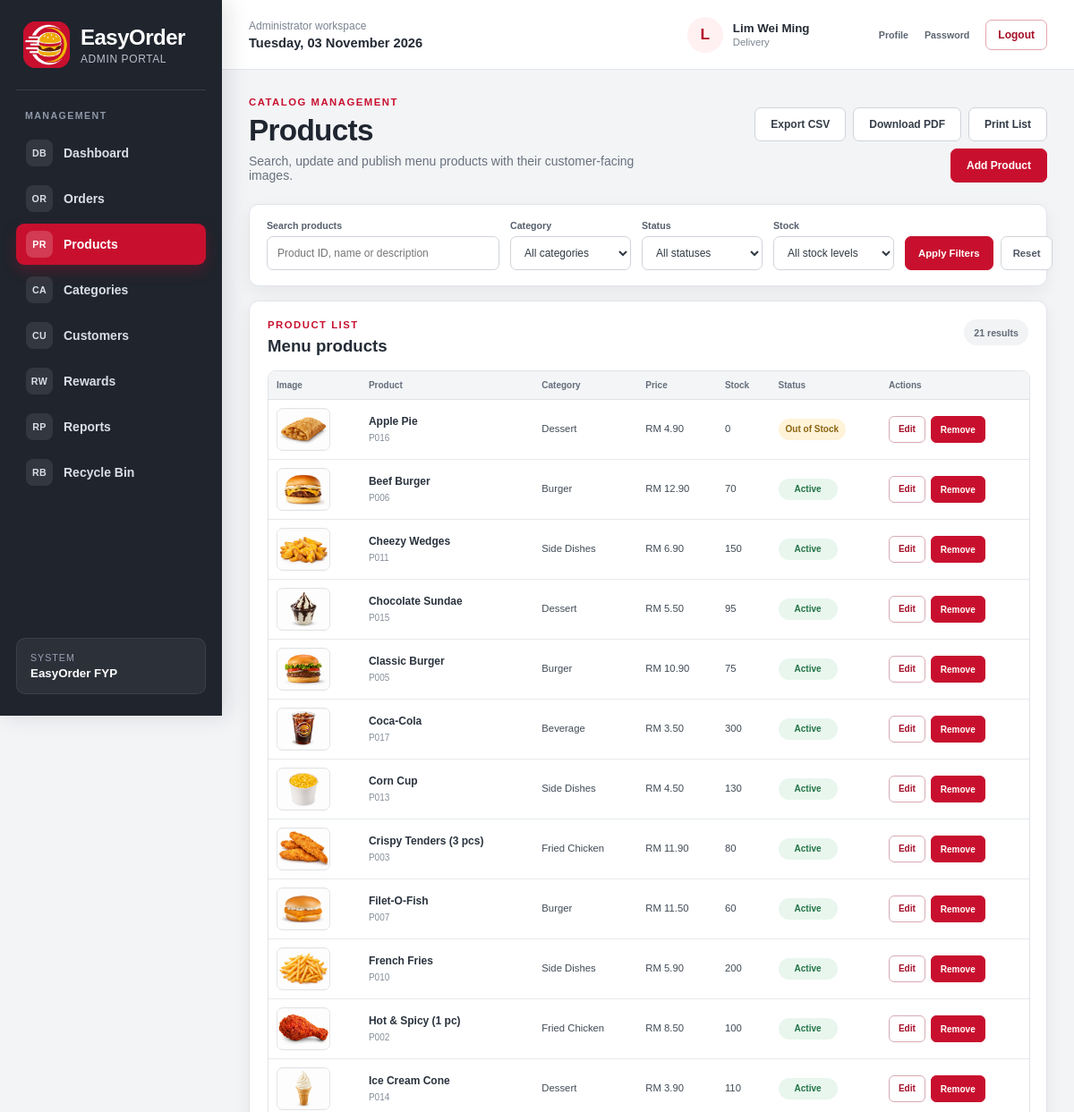
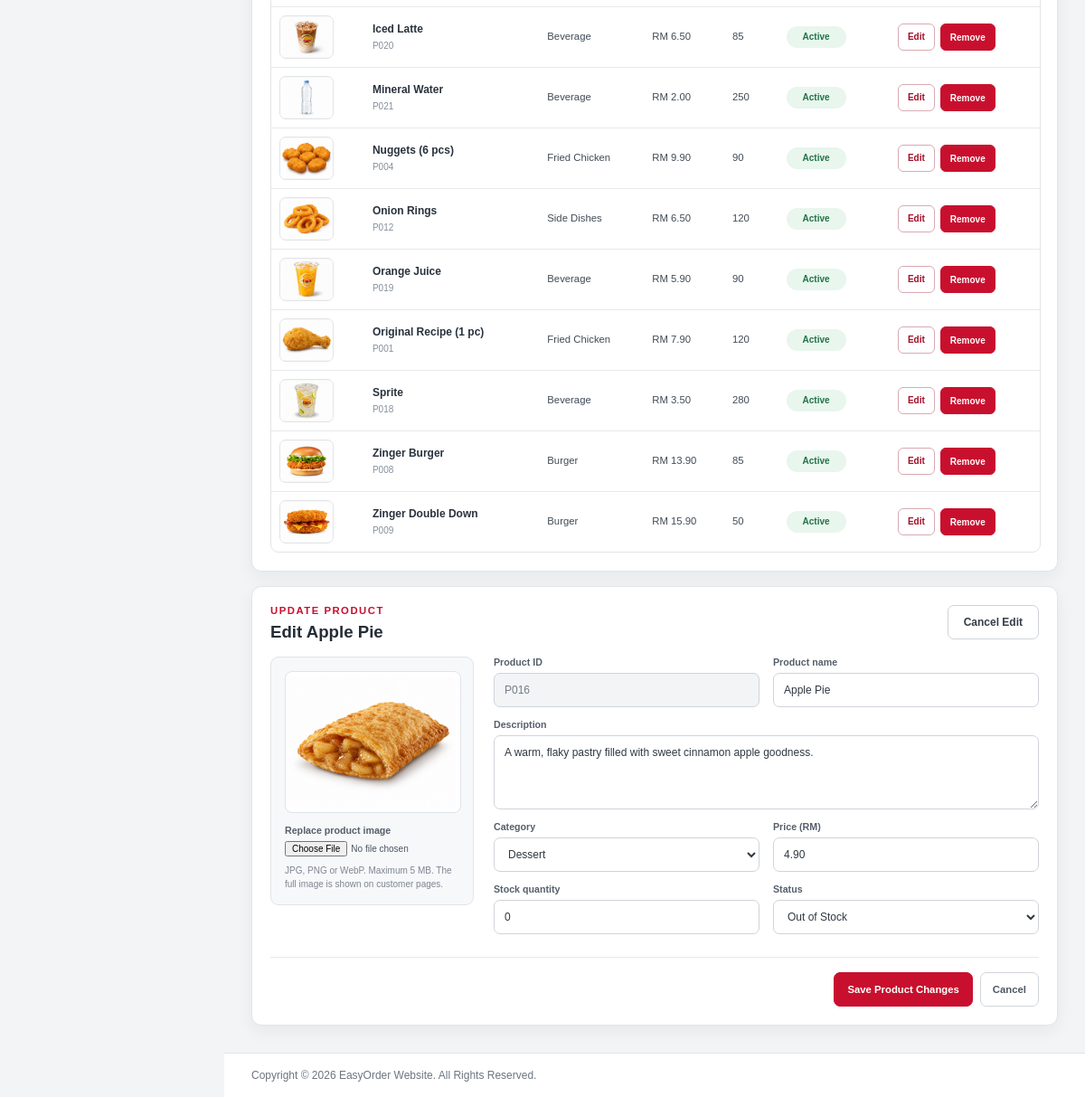
Screenshot of /admin_product.php?edit=P016 (signed in) with the database file from the repository (2 pictures, top to bottom).
### tables this page shows
CREATE TABLE `staff` (
  `staff_id` char(5) NOT NULL,
  `staff_name` varchar(100) NOT NULL,
  `staff_role` varchar(20) NOT NULL,
  `staff_email` varchar(100) NOT NULL,
  `staff_phone` varchar(15) NOT NULL,
  `staff_password` varchar(50) NOT NULL,
  `staff_isDelete` int(1) NOT NULL DEFAULT 0
);

CREATE TABLE `product` (
  `product_id` char(5) NOT NULL,
  `product_name` varchar(100) NOT NULL,
  `product_desc` varchar(255) NOT NULL DEFAULT '',
  `product_image` varchar(255) NOT NULL DEFAULT 'image/logo.jpg',
  `product_category` varchar(50) NOT NULL,
  `product_price` decimal(5,2) NOT NULL,
  `product_stock` int(4) NOT NULL,
  `product_status` varchar(20) NOT NULL
);

CREATE TABLE `category` (
  `category_id` char(5) NOT NULL,
  `category_name` varchar(50) NOT NULL,
  `category_image` varchar(255) NOT NULL DEFAULT '',
  `category_status` varchar(10) NOT NULL
);

### product_catalog_helpers.php (called while the page is built, shortened)
<?php
function catalog_product_image($stored_path)
{
	$path = catalog_local_image_path($stored_path);
	if($path!==null)
	{
		return "image/".rawurlencode(substr($path,6));
	}
	return "image/logo.jpg";
}
function catalog_valid_image_filename($name)
{
	return is_string($name) && $name!=="" && strlen($name)<=249 && preg_match('//u',$name)===1
		&& preg_match('/[\x00-\x1F\x7F\\\\\/:*?"<>|]/u',$name)!==1
		&& rtrim($name," .")===$name
		&& preg_match('/^(?:CON|PRN|AUX|NUL|COM[0-9]|LPT[0-9])(?:\.|$)/i',ltrim($name))!==1
		&& preg_match('/\.(?:php[0-9]*|phtml|pht|phar|cgi|pl|py|asp|aspx|shtml|sh|bat|cmd|exe|com|dll)(?:\.|$)/i',$name)!==1
		&& preg_match('/\.(?:jpe?g|png|webp)$/iD',$name)===1;
}
function catalog_local_image_path($stored_path)
{
	$path = str_replace("\\","/",(string)$stored_path);
	return substr($path,0,6)==="image/" && catalog_valid_image_filename(substr($path,6)) ? $path : null;
}

### admin_product.php (the view, shortened to what this page needs)
<?php
include("dataconnection.php");
require_once("admin_shell.php");
require_once("product_catalog_helpers.php");
function admin_product_html($value)
{
	return htmlspecialchars((string)$value,ENT_QUOTES,"UTF-8");
}
$categories = array();
$category_result = mysqli_query($connect,"SELECT category_id,category_name FROM category ORDER BY category_name");
if($category_result)
{
	while($category_row = mysqli_fetch_assoc($category_result))
	{
		$categories[] = $category_row;
	}
}
$search = trim((string)($_GET["search"] ?? ""));
$category_filter = trim((string)($_GET["category"] ?? ""));
$status_filter = trim((string)($_GET["status"] ?? ""));
$stock_filter = trim((string)($_GET["stock"] ?? ""));
$like_search = "%".$search."%";
$product_stmt = mysqli_prepare($connect,
	"SELECT product_id,product_name,product_desc,product_image,product_category,product_price,product_stock,product_status
	 FROM product
	 WHERE (?='' OR product_id LIKE ? OR product_name LIKE ? OR product_desc LIKE ?)
	 AND (?='' OR product_category=?)
	 AND (?='' OR product_status=?)
	 AND (?='' OR (?='in_stock' AND product_stock>0) OR (?='out_of_stock' AND product_stock<=0))
	 ORDER BY product_name");
$products = array();
if($product_stmt)
{
	mysqli_stmt_bind_param($product_stmt,"sssssssssss",$search,$like_search,$like_search,$like_search,$category_filter,$category_filter,$status_filter,$status_filter,$stock_filter,$stock_filter,$stock_filter);
	mysqli_stmt_execute($product_stmt);
	$product_result = mysqli_stmt_get_result($product_stmt);
	while($product_row = mysqli_fetch_assoc($product_result))
	{
		$products[] = $product_row;
	}
}
$editing_product = null;
$edit_id = strtoupper(trim((string)($_GET["edit"] ?? "")));
if($edit_id!=="")
{
	$edit_stmt = mysqli_prepare($connect,"SELECT product_id,product_name,product_desc,product_image,product_category,product_price,product_stock,product_status FROM product WHERE product_id=? LIMIT 1");
	if($edit_stmt)
	{
		mysqli_stmt_bind_param($edit_stmt,"s",$edit_id);
		mysqli_stmt_execute($edit_stmt);
		$edit_result = mysqli_stmt_get_result($edit_stmt);
		$editing_product = mysqli_fetch_assoc($edit_result) ?: null;
	}
}
$product_export_params = array("type"=>"products");
$product_export_url = "admin_export.php?".http_build_query($product_export_params);
$product_pdf_params = $product_export_params;
$product_pdf_params["format"] = "pdf";
$product_pdf_url = "admin_export.php?".http_build_query($product_pdf_params);
?>
<!DOCTYPE html>
<html lang="en">
<head>
	<link rel="stylesheet" href="public.css">
	<link rel="stylesheet" href="admin.css">
</head>
<body class="admin-body">
<?php easyorder_admin_shell_start("admin_product.php"); ?>
	<section class="admin-page-heading">
		<div>
			<p class="admin-eyebrow">CATALOG MANAGEMENT</p>
			<h1>Products</h1>
			<p>Search, update and publish menu products with their customer-facing images.</p>
		</div>
		<div class="admin-output-actions">
			<a class="admin-secondary-link" href="<?php echo admin_product_html($product_export_url); ?>">Export CSV</a>
			<a class="admin-secondary-link" href="<?php echo admin_product_html($product_pdf_url); ?>">Download PDF</a>
			<button type="button" class="admin-secondary-button" onclick="window.print()">Print List</button>
			<a class="admin-primary-link" href="#product-editor">Add Product</a>
		</div>
	</section>
	<section class="admin-catalog-filter-panel">
		<form class="admin-catalog-filter-form" method="get" action="admin_product.php">
			<label class="admin-catalog-search">
				<span>Search products</span>
				<input type="search" name="search" value="<?php echo admin_product_html($search); ?>" placeholder="Product ID, name or description">
			</label>
			<label>
				<span>Category</span>
				<select name="category">
					<option value="">All categories</option>
				</select>
			</label>
			<label>
				<span>Status</span>
				<select name="status">
					<option value="">All statuses</option>
				</select>
			</label>
			<label>
				<span>Stock</span>
				<select name="stock">
					<option value="">All stock levels</option>
				</select>
			</label>
			<div class="admin-catalog-filter-actions">
				<button type="submit">Apply Filters</button>
				<a href="admin_product.php">Reset</a>
			</div>
		</form>
	</section>
	<section class="admin-catalog-results">
		<header class="admin-section-heading">
			<div>
				<p class="admin-eyebrow">PRODUCT LIST</p>
				<h2>Menu products</h2>
			</div>
			<span class="admin-catalog-result-meta"><?php echo count($products); ?> result<?php echo count($products)===1 ? "" : "s"; ?></span>
		</header>
		<div class="admin-catalog-table-wrap">
			<table class="admin-catalog-table">
				<thead>
					<tr><th>Image</th><th>Product</th><th>Category</th><th>Price</th><th>Stock</th><th>Status</th><th class="admin-print-hide">Actions</th></tr>
				</thead>
				<tbody>
				<?php if(!$products): ?>
					<tr><td class="admin-catalog-empty" colspan="7">No products match the selected filters.</td></tr>
				<?php else: ?>
					<?php foreach($products as $product): ?>
						<tr>
							<td><img class="admin-product-thumbnail" src="<?php echo admin_product_html(catalog_product_image($product["product_image"])); ?>" alt=""></td>
							<td><strong><?php echo admin_product_html($product["product_name"]); ?></strong><small><?php echo admin_product_html($product["product_id"]); ?></small></td>
							<td><?php echo admin_product_html($product["product_category"]); ?></td>
							<td>RM <?php echo number_format((float)$product["product_price"],2); ?></td>
							<td><?php echo (int)$product["product_stock"]; ?></td>
							<td><span class="admin-status-badge <?php echo $product["product_status"]==="Active" && (int)$product["product_stock"]>0 ? "status-success" : ($product["product_status"]==="Out of Stock" || (int)$product["product_stock"]<=0 ? "status-warning" : "status-danger"); ?>"><?php echo admin_product_html($product["product_status"]); ?></span></td>
							<td class="admin-print-hide">
								<div class="admin-catalog-row-actions">
									<a href="admin_product.php?edit=<?php echo rawurlencode($product["product_id"]); ?>#product-editor">Edit</a>
									<form method="post" action="admin_product.php" onsubmit="return confirm('Permanently delete this product and its linked rewards? This cannot be undone.');">
										<button type="submit">Remove</button>
									</form>
								</div>
							</td>
						</tr>
					<?php endforeach; ?>
				<?php endif; ?>
				</tbody>
			</table>
		</div>
	</section>
	<section id="product-editor" class="admin-catalog-editor">
		<header class="admin-section-heading">
			<div>
				<p class="admin-eyebrow"><?php echo $editing_product ? "UPDATE PRODUCT" : "NEW PRODUCT"; ?></p>
				<h2><?php echo $editing_product ? "Edit ".admin_product_html($editing_product["product_name"]) : "Add a menu product"; ?></h2>
			</div>
			<?php if($editing_product): ?><a class="admin-secondary-link" href="admin_product.php#product-editor">Cancel Edit</a><?php endif; ?>
		</header>
		<form class="admin-catalog-editor-form" name="productfrm" method="post" action="admin_product.php" enctype="multipart/form-data" data-product-form>
			<div class="admin-product-image-editor">
				<img class="admin-product-preview" data-image-preview src="<?php echo admin_product_html($editing_product ? catalog_product_image($editing_product["product_image"]) : catalog_image_placeholder()); ?>" alt="Product image preview">
				<label>
					<span><?php echo $editing_product ? "Replace product image" : "Product image"; ?></span>
					<input type="file" name="product_image" accept="image/jpeg,image/png,image/webp"<?php echo $editing_product ? "" : " required"; ?> data-image-input>
				</label>
				<p>JPG, PNG or WebP. Maximum 5 MB. The full image is shown on customer pages.</p>
			</div>
			<div class="admin-catalog-fields">
				<label class="admin-form-field">
					<span>Product ID</span>
					<input type="text" name="product_id" maxlength="5" pattern="[A-Za-z0-9]{1,5}" value="<?php echo admin_product_html($editing_product["product_id"] ?? ""); ?>"<?php echo $editing_product ? " readonly" : ""; ?> required>
				</label>
				<label class="admin-form-field">
					<span>Product name</span>
					<input type="text" name="product_name" maxlength="100" value="<?php echo admin_product_html($editing_product["product_name"] ?? ""); ?>" required>
				</label>
				<label class="admin-form-field admin-field-wide">
					<span>Description</span>
					<textarea name="product_desc" maxlength="255" rows="3" required><?php echo admin_product_html($editing_product["product_desc"] ?? ""); ?></textarea>
				</label>
				<label class="admin-form-field">
					<span>Category</span>
					<select name="product_category" required>
						<?php foreach($categories as $category): ?>
							<option value="<?php echo admin_product_html($category["category_name"]); ?>"<?php echo ($editing_product["product_category"] ?? "")===$category["category_name"] ? " selected" : ""; ?>><?php echo admin_product_html($category["category_name"]); ?></option>
						<?php endforeach; ?>
					</select>
				</label>
				<label class="admin-form-field">
					<span>Price (RM)</span>
					<input type="number" name="product_price" min="0.01" max="999.99" step="0.01" value="<?php echo admin_product_html($editing_product["product_price"] ?? ""); ?>" required>
				</label>
				<label class="admin-form-field">
					<span>Stock quantity</span>
					<input type="number" name="product_stock" min="0" max="9999" step="1" value="<?php echo admin_product_html($editing_product["product_stock"] ?? "0"); ?>" required>
				</label>
				<label class="admin-form-field">
					<span>Status</span>
					<select name="product_status" required>
						<?php $selected_status = $editing_product["product_status"] ?? "Active"; ?>
						<option value="Out of Stock"<?php echo $selected_status==="Out of Stock" ? " selected" : ""; ?>>Out of Stock</option>
					</select>
				</label>
			</div>
			<div class="admin-catalog-form-actions">
				<button type="submit"><?php echo $editing_product ? "Save Product Changes" : "Add Product"; ?></button>
				<?php if($editing_product): ?><a href="admin_product.php#product-editor">Cancel</a><?php endif; ?>
			</div>
		</form>
	</section>
<?php easyorder_admin_shell_end(); ?>
</body>
</html>

### admin_shell.php (shortened to what this page needs)
<?php
if(!function_exists("easyorder_admin_shell_start"))
{
	function easyorder_admin_shell_start($active_page="")
	{
		global $connect;
		$admin_name = $_SESSION["admin_name"] ?? "Administrator";
		$admin_role = $_SESSION["admin_role"] ?? "Staff";
		if($connect && isset($_SESSION["admin_id"]))
		{
			$identity_stmt = mysqli_prepare($connect,"SELECT staff_name,staff_role FROM staff WHERE staff_id=? AND staff_isDelete=0 LIMIT 1");
			if($identity_stmt)
			{
				mysqli_stmt_bind_param($identity_stmt,"s",$_SESSION["admin_id"]);
				if(mysqli_stmt_execute($identity_stmt))
				{
					$identity_result = mysqli_stmt_get_result($identity_stmt);
					if($identity_row = mysqli_fetch_assoc($identity_result))
					{
						$admin_name = $identity_row["staff_name"];
						$admin_role = $identity_row["staff_role"];
					}
				}
			}
		}
		$navigation = array(
			array("page"=>"admin_dashboard.php","label"=>"Dashboard","icon"=>"DB"),
			array("page"=>"admin_order.php","label"=>"Orders","icon"=>"OR"),
			array("page"=>"admin_product.php","label"=>"Products","icon"=>"PR"),
			array("page"=>"admin_category.php","label"=>"Categories","icon"=>"CA"),
			array("page"=>"admin_customer.php","label"=>"Customers","icon"=>"CU"),
			array("page"=>"admin_reward.php","label"=>"Rewards","icon"=>"RW"),
			array("page"=>"admin_report.php","label"=>"Reports","icon"=>"RP"),
			array("page"=>"admin_restore.php","label"=>"Recycle Bin","icon"=>"RB")
		);
		$display_admin_role = $admin_role==="Manager" ? "Super Admin" : $admin_role;
		?>
		<div class="admin-app-shell">
			<aside class="admin-sidebar" aria-label="Administrator navigation">
				<a class="admin-brand" href="admin_dashboard.php" aria-label="EasyOrder administrator dashboard">
					<img src="image/logo.jpg" width="52" height="52" alt="EasyOrder logo">
					<span><strong>EasyOrder</strong><small>Admin Portal</small></span>
				</a>
				<nav class="admin-navigation">
					<p class="admin-navigation-label">MANAGEMENT</p>
					<?php foreach($navigation as $item): ?>
						<?php $is_active = $active_page===$item["page"]; ?>
						<a href="<?php echo htmlspecialchars($item["page"],ENT_QUOTES,"UTF-8"); ?>" class="<?php echo $is_active ? "active" : ""; ?>"<?php echo $is_active ? ' aria-current="page"' : ""; ?>>
							<span class="admin-nav-icon" aria-hidden="true"><?php echo htmlspecialchars($item["icon"],ENT_QUOTES,"UTF-8"); ?></span>
							<?php echo htmlspecialchars($item["label"],ENT_QUOTES,"UTF-8"); ?>
						</a>
					<?php endforeach; ?>
				</nav>
				<div class="admin-sidebar-note">
					<span>System</span>
					<strong>EasyOrder FYP</strong>
				</div>
			</aside>
			<div class="admin-workspace">
				<header class="admin-topbar">
					<div class="admin-topbar-context">
						<span>Administrator workspace</span>
						<strong><?php echo date("l, d F Y"); ?></strong>
					</div>
					<div class="admin-account-summary">
						<span class="admin-avatar" aria-hidden="true"><?php echo htmlspecialchars(strtoupper(substr($admin_name,0,1)),ENT_QUOTES,"UTF-8"); ?></span>
						<a class="admin-account-copy" href="admin_profile.php" aria-label="Open administrator profile">
							<strong><?php echo htmlspecialchars($admin_name,ENT_QUOTES,"UTF-8"); ?></strong>
							<small><?php echo htmlspecialchars($display_admin_role,ENT_QUOTES,"UTF-8"); ?></small>
						</a>
						<div class="admin-account-actions">
							<a href="admin_profile.php">Profile</a>
							<a href="admin_change_password.php">Password</a>
						</div>
						<a class="admin-logout-link" href="logout.php" onclick="return confirm('Are you sure you want to logout?')">Logout</a>
					</div>
				</header>
				<main id="main" class="admin-main">
		<?php
	}
}
if(!function_exists("easyorder_admin_shell_end"))
{
	function easyorder_admin_shell_end()
	{
		?>
				</main>
				<footer class="admin-footer">
					<p>Copyright &copy; 2026 EasyOrder Website. All Rights Reserved.</p>
				</footer>
			</div>
		</div>
		<?php
	}
}

### public.css (style rules this page uses)
* { font-family:Arial; }
body { background-color:#FFF8F0; color:#333333; margin:0px; }
#main { width:960px; margin:auto; padding:10px 0px 20px 0px; }
input[type="text"],input[type="password"],input[type="email"],input[type="number"],input[type="date"],textarea { border:1px solid #CCCCCC; border-radius:4px; padding:8px 10px 8px 10px; }
th { background-color:#C8102E; color:#FFFFFF; padding:10px; }
td { padding:8px; }
footer { background-color:#2B2B2B; color:#FFFFFF; text-align:center; padding:20px 10px 20px 10px; margin-top:30px; }

### rows the page displays
staff: staff_name "L", staff_name "Lim Wei Ming", staff_role "Delivery"
product: product_image (picture), product_name "Apple Pie", product_id "P016", product_category "Dessert", product_price "4.90", product_stock "0", product_status "Out of Stock", product_desc "A warm, flaky pastry filled with sweet cinnamon apple goodness."
product: product_image (picture), product_name "Beef Burger", product_id "P006", product_category "Burger", product_price "12.90", product_stock "70", product_status "Active"
product: product_image (picture), product_name "Cheezy Wedges", product_id "P011", product_category "Side Dishes", product_price "6.90", product_stock "150", product_status "Active"
product: product_image (picture), product_name "Chocolate Sundae", product_id "P015", product_category "Dessert", product_price "5.50", product_stock "95", product_status "Active"
product: product_image (picture), product_name "Classic Burger", product_id "P005", product_category "Burger", product_price "10.90", product_stock "75", product_status "Active"
product: product_image (picture), product_name "Coca-Cola", product_id "P017", product_category "Beverage", product_price "3.50", product_stock "300", product_status "Active"
product: product_image (picture), product_name "Corn Cup", product_id "P013", product_category "Side Dishes", product_price "4.50", product_stock "130", product_status "Active"
product: product_image (picture), product_name "Crispy Tenders (3 pcs)", product_id "P003", product_category "Fried Chicken", product_price "11.90", product_stock "80", product_status "Active"
product: product_image (picture), product_name "Filet-O-Fish", product_id "P007", product_category "Burger", product_price "11.50", product_stock "60", product_status "Active"
product: product_image (picture), product_name "French Fries", product_id "P010", product_category "Side Dishes", product_price "5.90", product_stock "200", product_status "Active"
product: product_image (picture), product_name "Hot & Spicy (1 pc)", product_id "P002", product_category "Fried Chicken", product_price "8.50", product_stock "100", product_status "Active"
product: product_image (picture), product_name "Ice Cream Cone", product_id "P014", product_category "Dessert", product_price "3.90", product_stock "110", product_status "Active"
product: product_image (picture), product_name "Iced Latte", product_id "P020", product_category "Beverage", product_price "6.50", product_stock "85", product_status "Active"
product: product_image (picture), product_name "Mineral Water", product_id "P021", product_category "Beverage", product_price "2.00", product_stock "250", product_status "Active"
product: product_image (picture), product_name "Nuggets (6 pcs)", product_id "P004", product_category "Fried Chicken", product_price "9.90", product_stock "90", product_status "Active"
product: product_image (picture), product_name "Onion Rings", product_id "P012", product_category "Side Dishes", product_price "6.50", product_stock "120", product_status "Active"
product: product_image (picture), product_name "Orange Juice", product_id "P019", product_category "Beverage", product_price "5.90", product_stock "90", product_status "Active"
product: product_image (picture), product_name "Original Recipe (1 pc)", product_id "P001", product_category "Fried Chicken", product_price "7.90", product_stock "120", product_status "Active"
product: product_image (picture), product_name "Sprite", product_id "P018", product_category "Beverage", product_price "3.50", product_stock "280", product_status "Active"
product: product_image (picture), product_name "Zinger Burger", product_id "P008", product_category "Burger", product_price "13.90", product_stock "85", product_status "Active"
product: product_image (picture), product_name "Zinger Double Down", product_id "P009", product_category "Burger", product_price "15.90", product_stock "50", product_status "Active"

### other values shown
$item["icon"] "DB"
$item["label"] "Dashboard"
$item["icon"] "OR"
$item["label"] "Orders"
$item["icon"] "PR"
$item["label"] "Products"
$item["icon"] "CA"
$item["label"] "Categories"
$item["icon"] "CU"
$item["label"] "Customers"
$item["icon"] "RW"
$item["label"] "Rewards"
$item["icon"] "RP"
$item["label"] "Reports"
$item["icon"] "RB"
